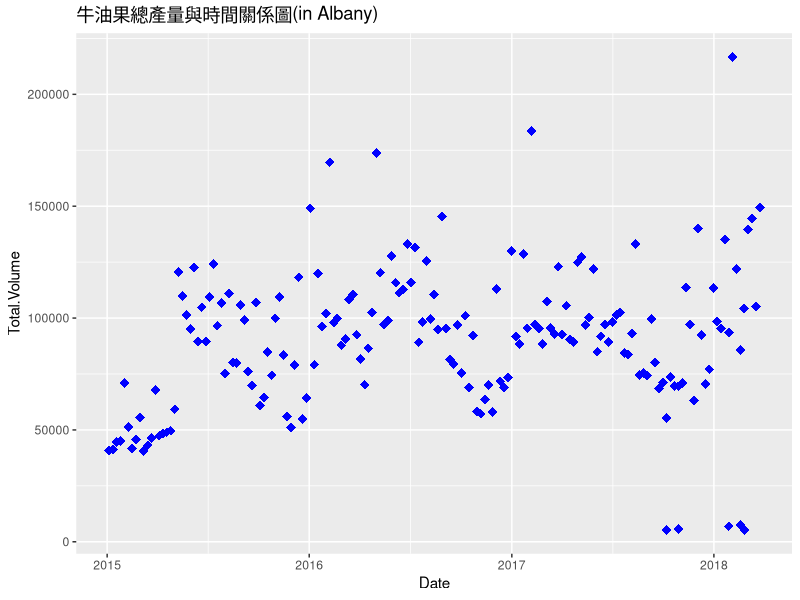
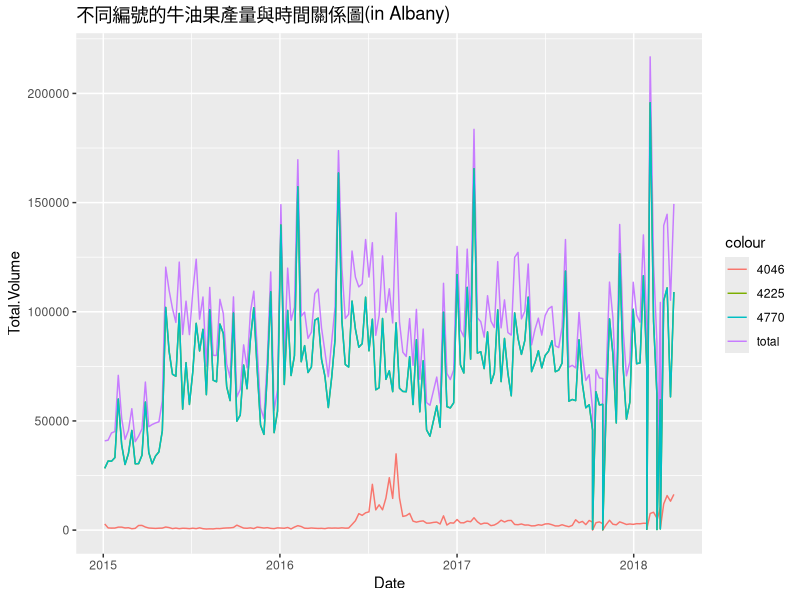
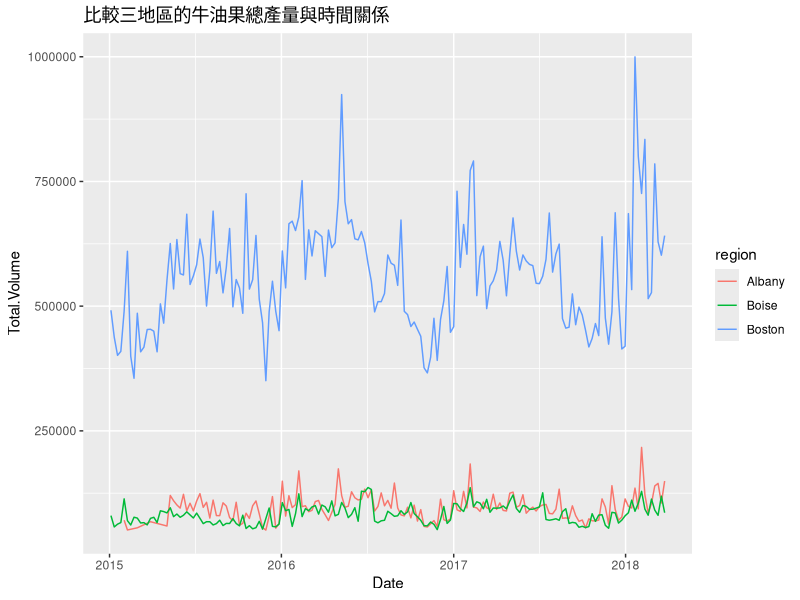

Write the R code that produced these figures, in order.
## ---- chunk 1
library(lubridate)
library(ggplot2)
useBytes = TRUE
my.data <- read.csv("avocado1.csv")
new.data <- my.data[my.data$region == "Albany", c("Date","Total.Volume","AveragePrice","X4046","X4225","X4770","region")]
new.data
new.data$Date <- as.Date(new.data$Date)
new.data <- new.data[new.data$Total.Volume >5000,]
ggplot(new.data, aes(Date,Total.Volume))+geom_point(color="blue",size=3, pch=18) + labs(title="牛油果總產量與時間關係圖(in Albany)")
## ---- chunk 2
library(lubridate)
library(ggplot2)
library(readr)
useBytes = TRUE
my.data <- read.csv("avocado1.csv")
my.data
new.data <- my.data[my.data$region == "Albany", c("Date","Total.Volume","AveragePrice","X4046","X4225","X4770","region")]
new.data
new.data$Date <- as.Date(new.data$Date)
new.data <- new.data[new.data$Total.Volume >5000,]
ggplot(data=new.data)+
  geom_line(aes(x=Date,
                y=Total.Volume,
                color="total"
                ))+
  geom_line(aes(x=Date,
                y=X4046,
                color="4046"
                ))+
  geom_line(aes(x=Date,
                y=X4225,
                color="4225"
                ))+
  geom_line(aes(x=Date,
                y=X4225,
                color="4770"
                ))+
  labs(title="不同編號的牛油果產量與時間關係圖(in Albany)")
## ---- chunk 3
library(ggplot2)
library(readr)
useBytes = TRUE
my.data <- read.csv("avocado1.csv")
my.data
new.data <- my.data[my.data$region == "Albany", c("Date","Total.Volume","AveragePrice","X4046","X4225","X4770","region")]
new.data <- rbind(new.data,my.data[my.data$region == "Boston", c("Date","Total.Volume","AveragePrice","X4046","X4225","X4770","region")])
new.data <- rbind(new.data,my.data[my.data$region == "Boise", c("Date","Total.Volume","AveragePrice","X4046","X4225","X4770","region")])
new.data <- new.data[new.data$Total.Volume >50000,]
new.data$Date <- as.Date(new.data$Date)
new.data
ggplot(data=new.data)+
  geom_line(aes(x=Date,
                y=Total.Volume,
                color=region
                )
            )+
  labs(title="比較三地區的牛油果總產量與時間關係")
